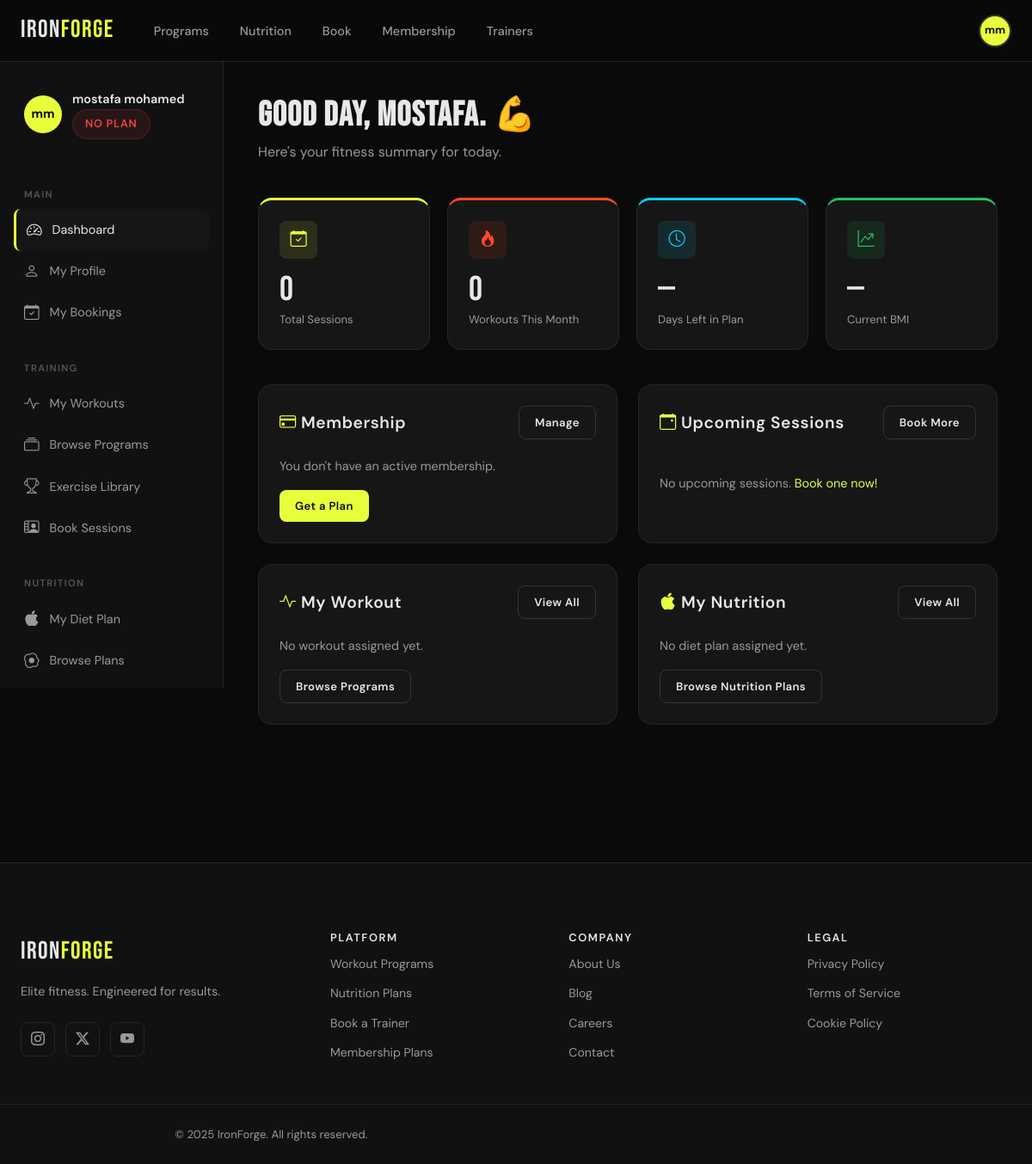
The app's page /dashboard/ (signed in) with its own data.
### apps/users/models.py (models this page shows, shortened)
class CustomUser(AbstractUser):
    GENDER_CHOICES = [
        ('M', 'Male'),
        ('F', 'Female'),
        ('O', 'Other'),
        ('N', 'Prefer not to say'),
    ]
    FITNESS_GOAL_CHOICES = [
        ('weight_loss', 'Weight Loss'),
        ('muscle_gain', 'Muscle Gain'),
        ('endurance', 'Endurance'),
        ('flexibility', 'Flexibility'),
        ('maintenance', 'Maintenance'),
        ('general_fitness', 'General Fitness'),
    ]
    FITNESS_LEVEL_CHOICES = [
        ('beginner', 'Beginner'),
        ('intermediate', 'Intermediate'),
        ('advanced', 'Advanced'),
    ]
    email = models.EmailField(unique=True)
    phone_regex = RegexValidator(
        regex=r'^\+?1?\d{9,15}$',
        message="Phone number must be entered in format: '+999999999'. Up to 15 digits."
    )
    phone = models.CharField(validators=[phone_regex], max_length=17, blank=True)
    date_of_birth = models.DateField(null=True, blank=True)
    gender = models.CharField(max_length=1, choices=GENDER_CHOICES, blank=True)
    profile_image = models.ImageField(upload_to='profiles/', blank=True, null=True)
    bio = models.TextField(max_length=500, blank=True)
    height_cm = models.FloatField(null=True, blank=True)
    weight_kg = models.FloatField(null=True, blank=True)
    fitness_goal = models.CharField(max_length=20, choices=FITNESS_GOAL_CHOICES, default='general_fitness')
    fitness_level = models.CharField(max_length=15, choices=FITNESS_LEVEL_CHOICES, default='beginner')
    is_trainer = models.BooleanField(default=False)
    created_at = models.DateTimeField(auto_now_add=True)
    updated_at = models.DateTimeField(auto_now=True)
    last_login_ip = models.GenericIPAddressField(null=True, blank=True)
    USERNAME_FIELD = 'email'
    REQUIRED_FIELDS = ['username', 'first_name', 'last_name']
    class Meta:
        verbose_name = 'User'
        verbose_name_plural = 'Users'
        ordering = ['-created_at']
    def get_full_name(self):
        return f"{self.first_name} {self.last_name}".strip() or self.email
    @property
    def bmi(self):
        if self.height_cm and self.weight_kg:
            height_m = self.height_cm / 100
            return round(self.weight_kg / (height_m ** 2), 1)
        return None
    @property
    def active_membership(self):
        from apps.memberships.models import UserMembership
        from django.utils import timezone
        return UserMembership.objects.filter(
            user=self,
            is_active=True,
            end_date__gte=timezone.now().date()
        ).first()

### apps/users/views.py (the view)
# urls.py: path('dashboard/', views.dashboard, name='dashboard'),
@login_required
def dashboard(request):
    user = request.user
    active_membership = user.active_membership
    context = {
        'user': user,
        'active_membership': active_membership,
        'upcoming_bookings': Booking.objects.filter(
            user=user,
            session__date__gte=timezone.now().date(),
            status='confirmed'
        ).select_related('session', 'session__trainer')[:5],
        'assigned_workout': WorkoutProgram.objects.filter(
            assigned_users=user, is_active=True
        ).first(),
        'assigned_diet': DietPlan.objects.filter(
            assigned_users=user, is_active=True
        ).first(),
        'recent_progress': ProgressEntry.objects.filter(user=user)[:7],
        'stats': {
            'total_sessions': Booking.objects.filter(user=user, status='completed').count(),
            'workouts_this_month': Booking.objects.filter(
                user=user,
                status='completed',
                session__date__month=timezone.now().month
            ).count(),
        }
    }
    return render(request, 'users/dashboard.html', context)

### templates/users/dashboard.html (shortened to what this page needs)
{% extends 'base.html' %}
{% load static %}
{% block content %}
<div class="dashboard-layout">
  <aside class="sidebar">
    <div class="sidebar-section">
      <div style="display:flex; align-items:center; gap:12px; padding:0 12px 24px">
        {% if user.profile_image %}
          <img src="{{ user.profile_image.url }}" style="width:44px;height:44px;border-radius:50%;object-fit:cover;border:2px solid var(--border-hi)" />
        {% else %}
          <div style="width:44px;height:44px;border-radius:50%;background:var(--primary);display:flex;align-items:center;justify-content:center;font-weight:700;color:var(--black);font-size:.9rem">
            {{ user.first_name.0 }}{{ user.last_name.0 }}
          </div>
        {% endif %}
        <div>
          <div style="font-weight:600; color:var(--text); font-size:.9rem">{{ user.get_full_name }}</div>
          {% if user_membership %}
            <span class="membership-badge {{ user_membership.plan.name }}">{{ user_membership.plan.display_name }}</span>
          {% else %}
            <span class="membership-badge expired">No Plan</span>
          {% endif %}
        </div>
      </div>
    </div>
    <div class="sidebar-section">
      <div class="sidebar-label">Main</div>
      <a href="{% url 'dashboard' %}" class="sidebar-link active"><i class="bi bi-speedometer2"></i> Dashboard</a>
      <a href="{% url 'profile' %}" class="sidebar-link"><i class="bi bi-person"></i> My Profile</a>
      <a href="{% url 'my_bookings' %}" class="sidebar-link"><i class="bi bi-calendar-check"></i> My Bookings</a>
    </div>
    <div class="sidebar-section">
      <div class="sidebar-label">Training</div>
      <a href="{% url 'my_workouts' %}" class="sidebar-link"><i class="bi bi-activity"></i> My Workouts</a>
      <a href="{% url 'workouts' %}" class="sidebar-link"><i class="bi bi-collection"></i> Browse Programs</a>
      <a href="{% url 'exercises' %}" class="sidebar-link"><i class="bi bi-trophy"></i> Exercise Library</a>
      <a href="{% url 'sessions' %}" class="sidebar-link"><i class="bi bi-person-video2"></i> Book Sessions</a>
    </div>
    <div class="sidebar-section">
      <div class="sidebar-label">Nutrition</div>
      <a href="{% url 'my_diet' %}" class="sidebar-link"><i class="bi bi-apple"></i> My Diet Plan</a>
      <a href="{% url 'diet_plans' %}" class="sidebar-link"><i class="bi bi-egg-fried"></i> Browse Plans</a>
      <a href="{% url 'food_library' %}" class="sidebar-link"> Food Library</a>
    </div>
  </aside>
  <div class="dashboard-main">
    <h1 class="page-title">Good day, {{ user.first_name }}. 💪</h1>
    <p class="page-subtitle">Here's your fitness summary for today.</p>
    <div class="stat-grid">
      <div class="stat-card">
        <div class="stat-icon"><i class="bi bi-calendar-check"></i></div>
        <div class="stat-value">{{ stats.total_sessions }}</div>
        <div class="stat-label">Total Sessions</div>
      </div>
      <div class="stat-card">
        <div class="stat-icon accent"><i class="bi bi-fire"></i></div>
        <div class="stat-value">{{ stats.workouts_this_month }}</div>
        <div class="stat-label">Workouts This Month</div>
      </div>
      <div class="stat-card">
        <div class="stat-icon cyan"><i class="bi bi-clock"></i></div>
        <div class="stat-value">
          {% if active_membership %}{{ active_membership.days_remaining }}{% else %}—{% endif %}
        </div>
        <div class="stat-label">Days Left in Plan</div>
      </div>
      <div class="stat-card">
        <div class="stat-icon green"><i class="bi bi-graph-up-arrow"></i></div>
        <div class="stat-value">{% if user.bmi %}{{ user.bmi }}{% else %}—{% endif %}</div>
        <div class="stat-label">Current BMI</div>
      </div>
    </div>
    <div class="grid-2">
      <div class="card">
        <div class="card-body">
          <div style="display:flex; align-items:center; justify-content:space-between; margin-bottom:20px">
            <h4 style="color:var(--text)"><i class="bi bi-credit-card" style="color:var(--primary)"></i> Membership</h4>
            <a href="{% url 'my_membership' %}" class="btn btn-ghost btn-sm">Manage</a>
          </div>
          {% if active_membership %}
            <span class="membership-badge {{ active_membership.plan.name }}">{{ active_membership.plan.display_name }}</span>
            <div style="margin-top:16px; font-size:.88rem; color:var(--text-dim)">
              Valid until <strong style="color:var(--text)">{{ active_membership.end_date|date:"N j, Y" }}</strong>
            </div>
            <div style="margin-top:12px">
              <div style="display:flex; justify-content:space-between; font-size:.8rem; color:var(--text-dim); margin-bottom:6px">
                <span>Time remaining</span>
                <span>{{ active_membership.days_remaining }} days</span>
              </div>
              <div class="progress-bar">
                <div class="progress-fill" style="width: {% widthratio active_membership.days_remaining active_membership.plan.duration_days 100 %}%"></div>
              </div>
            </div>
          {% else %}
            <p style="font-size:.9rem; margin-bottom:16px">You don't have an active membership.</p>
            <a href="{% url 'membership_plans' %}" class="btn btn-primary btn-sm">Get a Plan</a>
          {% endif %}
        </div>
      </div>
      <div class="card">
        <div class="card-body">
          <div style="display:flex; align-items:center; justify-content:space-between; margin-bottom:20px">
            <h4 style="color:var(--text)"><i class="bi bi-calendar-event" style="color:var(--primary)"></i> Upcoming Sessions</h4>
            <a href="{% url 'sessions' %}" class="btn btn-ghost btn-sm">Book More</a>
          </div>
          {% for booking in upcoming_bookings %}
          <div style="display:flex; align-items:center; gap:14px; padding:12px 0; border-bottom:1px solid var(--border)">
            <div style="width:44px;height:44px;border-radius:var(--radius);background:rgba(232,255,60,0.1);display:flex;align-items:center;justify-content:center;color:var(--primary);flex-shrink:0">
              <i class="bi bi-person-video2"></i>
            </div>
            <div style="flex:1; min-width:0">
              <div style="font-size:.9rem; color:var(--text); white-space:nowrap; overflow:hidden; text-overflow:ellipsis">{{ booking.session.title }}</div>
              <div style="font-size:.8rem; color:var(--text-dim)">{{ booking.session.date|date:"D, N j" }} at {{ booking.session.start_time|time:"g:i A" }}</div>
            </div>
            <a href="{% url 'cancel_booking' booking.id %}" class="btn btn-ghost btn-sm" data-confirm="Cancel this booking?">Cancel</a>
          </div>
          {% empty %}
          <p style="font-size:.9rem; padding:20px 0">No upcoming sessions. <a href="{% url 'sessions' %}" style="color:var(--primary)">Book one now!</a></p>
          {% endfor %}
        </div>
      </div>
      <div class="card">
        <div class="card-body">
          <div style="display:flex; align-items:center; justify-content:space-between; margin-bottom:20px">
            <h4 style="color:var(--text)"><i class="bi bi-activity" style="color:var(--primary)"></i> My Workout</h4>
            <a href="{% url 'my_workouts' %}" class="btn btn-ghost btn-sm">View All</a>
          </div>
          {% if assigned_workout %}
          <span class="card-tag">{{ assigned_workout.get_level_display }}</span>
          <h4 style="color:var(--text); margin:12px 0 8px">{{ assigned_workout.title }}</h4>
          <p style="font-size:.88rem; margin-bottom:16px">{{ assigned_workout.description|truncatechars:120 }}</p>
          <div style="display:flex; gap:16px; font-size:.82rem; color:var(--text-dim)">
            <span><i class="bi bi-calendar3"></i> {{ assigned_workout.duration_weeks }} weeks</span>
            <span><i class="bi bi-arrow-repeat"></i> {{ assigned_workout.days_per_week }}x/week</span>
          </div>
          <a href="{% url 'workout_detail' assigned_workout.pk %}" class="btn btn-primary btn-sm" style="margin-top:16px">
            View Program <i class="bi bi-arrow-right"></i>
          </a>
          {% else %}
          <p style="font-size:.9rem; margin-bottom:16px">No workout assigned yet.</p>
          <a href="{% url 'workouts' %}" class="btn btn-ghost btn-sm">Browse Programs</a>
          {% endif %}
        </div>
      </div>
      <div class="card">
        <div class="card-body">
          <div style="display:flex; align-items:center; justify-content:space-between; margin-bottom:20px">
            <h4 style="color:var(--text)"><i class="bi bi-apple" style="color:var(--primary)"></i> My Nutrition</h4>
            <a href="{% url 'my_diet' %}" class="btn btn-ghost btn-sm">View All</a>
          </div>
          {% if assigned_diet %}
          <span class="card-tag">{{ assigned_diet.get_goal_display }}</span>
          <h4 style="color:var(--text); margin:12px 0 8px">{{ assigned_diet.title }}</h4>
          <p style="font-size:.88rem; margin-bottom:16px">{{ assigned_diet.description|truncatechars:120 }}</p>
          <div style="display:flex; gap:16px; font-size:.82rem; color:var(--text-dim)">
            <span><i class="bi bi-fire"></i> {{ assigned_diet.daily_calories }} cal/day</span>
            <span><i class="bi bi-calendar3"></i> {{ assigned_diet.duration_weeks }} weeks</span>
          </div>
          <a href="{% url 'diet_detail' assigned_diet.pk %}" class="btn btn-primary btn-sm" style="margin-top:16px">
            View Plan <i class="bi bi-arrow-right"></i>
          </a>
          {% else %}
          <p style="font-size:.9rem; margin-bottom:16px">No diet plan assigned yet.</p>
          <a href="{% url 'diet_plans' %}" class="btn btn-ghost btn-sm">Browse Nutrition Plans</a>
          {% endif %}
        </div>
      </div>
    </div>
  </div>
</div>
{% endblock %}

### templates/base.html (shortened to what this page needs)
<!DOCTYPE html>
<html lang="en">
<head>
  <link rel="stylesheet" href="https://cdn.jsdelivr.net/npm/bootstrap-icons@1.11.3/font/bootstrap-icons.css" />
  {% load static %}
  <link rel="stylesheet" href="{% static 'css/main.css' %}" />
</head>
<body class="{% block body_class %}{% endblock %}">
  <nav class="navbar" id="navbar">
    <div class="nav-inner">
      <a href="{% url 'landing' %}" class="nav-logo">IRON<span>FORGE</span></a>
      <ul class="nav-links" id="navLinks">
        <li><a href="{% url 'workouts' %}">Programs</a></li>
        <li><a href="{% url 'diet_plans' %}">Nutrition</a></li>
        <li><a href="{% url 'sessions' %}">Book</a></li>
        <li><a href="{% url 'membership_plans' %}">Membership</a></li>
        <li><a href="{% url 'trainers' %}">Trainers</a></li>
      </ul>
      <div class="nav-actions">
        {% if user.is_authenticated %}
          {% if user.profile_image %}
            <img src="{{ user.profile_image.url }}" class="nav-avatar" alt="Profile" />
          {% else %}
            <div class="nav-avatar nav-avatar--initials">{{ user.first_name.0 }}{{ user.last_name.0 }}</div>
          {% endif %}
        {% else %}
          <a href="{% url 'account_login' %}" class="btn btn-ghost">Login</a>
          <a href="{% url 'account_signup' %}" class="btn btn-primary">Join Now</a>
        {% endif %}
      </div>
    </div>
  </nav>
  <main>{% block content %}{% endblock %}</main>
  <footer class="footer">
    <div class="footer-inner">
      <div class="footer-brand">
        <a href="{% url 'landing' %}" class="nav-logo">IRON<span>FORGE</span></a>
        <p>Elite fitness. Engineered for results.</p>
        <div class="footer-social">
          <a href="#" aria-label="Instagram"><i class="bi bi-instagram"></i></a>
          <a href="#" aria-label="Twitter"><i class="bi bi-twitter-x"></i></a>
          <a href="#" aria-label="YouTube"><i class="bi bi-youtube"></i></a>
        </div>
      </div>
      <div class="footer-links">
        <div class="footer-col">
          <h4>Platform</h4>
          <a href="{% url 'workouts' %}">Workout Programs</a>
          <a href="{% url 'diet_plans' %}">Nutrition Plans</a>
          <a href="{% url 'sessions' %}">Book a Trainer</a>
          <a href="{% url 'membership_plans' %}">Membership Plans</a>
        </div>
        <div class="footer-col">
          <h4>Company</h4>
          <a href="#">About Us</a>
          <a href="#">Blog</a>
          <a href="#">Careers</a>
          <a href="#">Contact</a>
        </div>
        <div class="footer-col">
          <h4>Legal</h4>
          <a href="#">Privacy Policy</a>
          <a href="#">Terms of Service</a>
          <a href="#">Cookie Policy</a>
        </div>
      </div>
    </div>
    <div class="footer-bottom">
      <p>© 2025 IronForge. All rights reserved.</p>
    </div>
  </footer>
</body>
</html>

### records on screen
CustomUser: first_name.0 "m", last_name.0 "m", get_full_name "mostafa mohamed", first_name "mostafa"

### other values on screen
{{ stats.total_sessions }} "0"
{{ stats.workouts_this_month }} "0"
